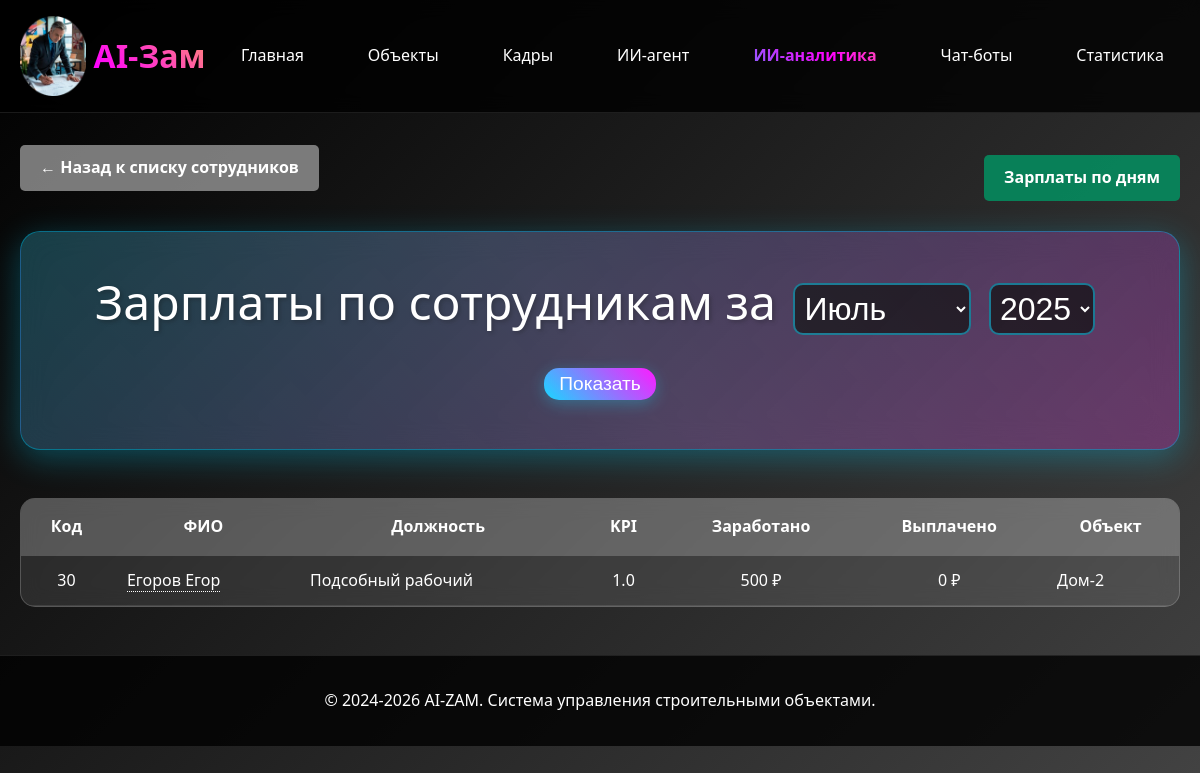
The page /sotrudniki/salaries/ on the database as committed earlier.
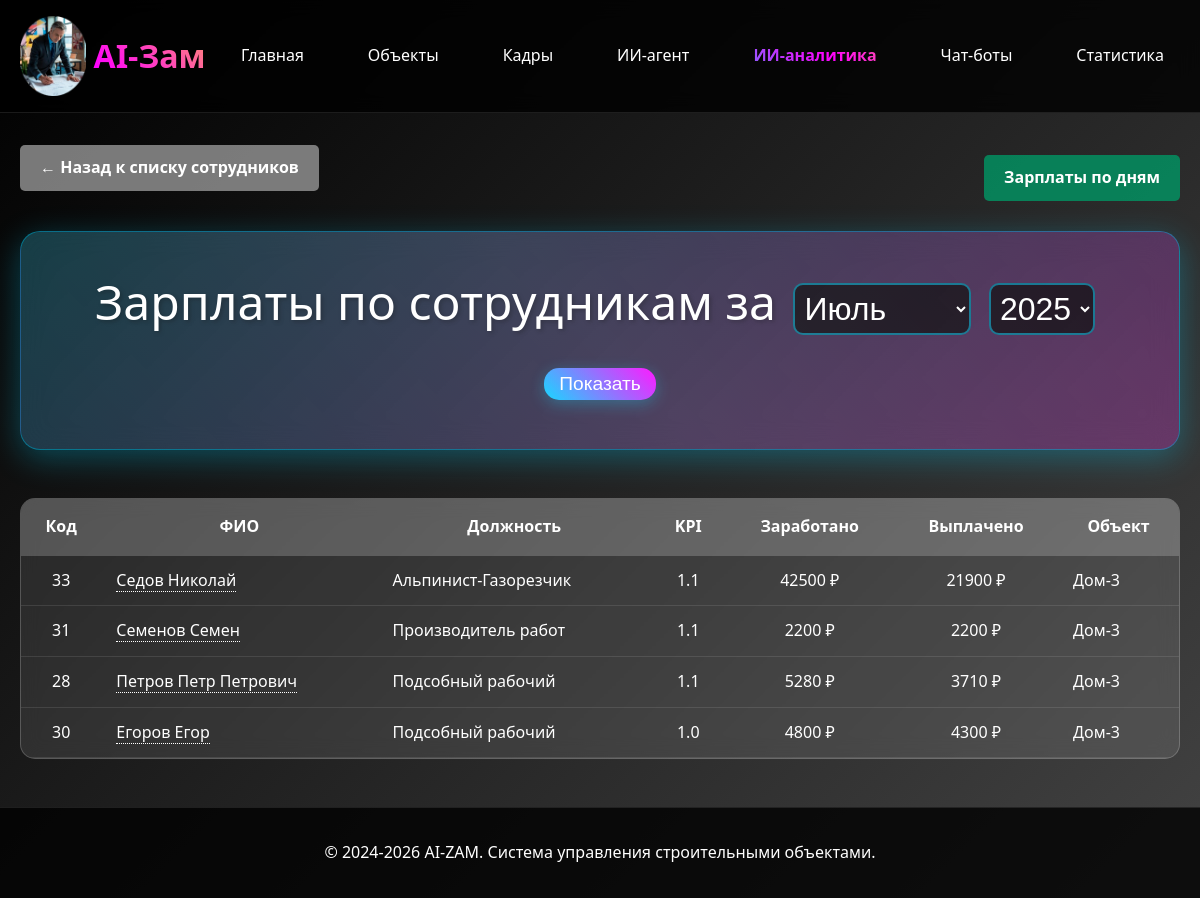
The same page on the database as committed later.
### sotrudniki/models.py (models this page shows, shortened)
class Sotrudnik(models.Model):
    POL_CHOICES = [
        ('мужской', 'Мужской'),
        ('женский', 'Женский'),
    ]
    organizaciya = models.ForeignKey(
        Organizaciya,
        on_delete=models.CASCADE,
        verbose_name="Организация",
        related_name="sotrudniki",
        null=True,
        blank=True
    )
    fio = models.CharField(max_length=300, verbose_name="ФИО")
    data_rozhdeniya = models.DateField(verbose_name="Дата рождения")
    pol = models.CharField(
        max_length=10,
        choices=POL_CHOICES,
        verbose_name="Пол",
        null=True,
        blank=True
    )
    razmer_odezhdy = models.CharField(
        max_length=10,
        default="50-52",
        verbose_name="Размер одежды"
    )
    razmer_obuvi = models.CharField(
        max_length=5,
        default="43",
        verbose_name="Размер обуви"
    )
    razmer_golovnogo_ubora = models.CharField(
        max_length=5,
        default="55",
        verbose_name="Размер головного убора"
    )
    specialnost = models.ForeignKey(
        Specialnost,
        on_delete=models.SET_NULL,
        null=True,
        blank=True,
        verbose_name="Специальность"
    )
    podrazdelenie = models.ForeignKey(
        Podrazdelenie,
        on_delete=models.SET_NULL,
        null=True,
        blank=True,
        verbose_name="Подразделение"
    )
    data_priema = models.DateField(verbose_name="Дата приема")
    data_nachala_raboty = models.DateField(verbose_name="Дата начала работы")
    objekty = models.ManyToManyField(
        'object.Objekt',
        verbose_name="Объекты",
        blank=True,
        help_text="Объекты, на которых работает сотрудник"
    )
    bazovoe_obuchenie = models.BooleanField(default=True, verbose_name="Базовое обучение")
    obuchenie_na_predpriyatii = models.BooleanField(default=True, verbose_name="Обучение на предприятии")
    med_osvidetelstvovanie = models.BooleanField(default=True, verbose_name="Мед.освидетельствование")
    dopusk_k_rabote = models.BooleanField(default=True, verbose_name="Допуск к работе")
    stazhirovka = models.BooleanField(default=True, verbose_name="Стажировка")
    siz = models.BooleanField(default=True, verbose_name="СИЗ")
    class Meta:
        verbose_name = "Сотрудник"
        verbose_name_plural = "Сотрудники"

class Specialnost(models.Model):
    nazvanie = models.CharField(max_length=200, verbose_name="Название специальности")
    kategoriya = models.CharField(max_length=200, verbose_name="Категория", null=True, blank=True)
    class Meta:
        verbose_name = "Специальность"
        verbose_name_plural = "Специальности"
    def __str__(self):
        return self.nazvanie

### object/models.py (models this page shows, shortened)
class Objekt(models.Model):
    STATUS_CHOICES = [
        ('планируется', 'Планируется'),
        ('в работе', 'В работе'),
        ('завершён', 'Завершён'),
    ]
    nazvanie = models.CharField(max_length=255, verbose_name="Название")
    organizaciya = models.ForeignKey(
        'sotrudniki.Organizaciya',
        on_delete=models.CASCADE,
        verbose_name="Организация",
        related_name="objekty",
        null=True,
        blank=True
    )
    otvetstvennyj = models.CharField(max_length=255, default="Иванов Иван Иванович", verbose_name="Ответственный")
    data_nachala = models.DateField(verbose_name="Дата начала")
    data_plan_zaversheniya = models.DateField(verbose_name="Дата план завершения")
    data_fakt_zaversheniya = models.DateField(null=True, blank=True, verbose_name="Дата факт завершения")
    status = models.CharField(max_length=20, choices=STATUS_CHOICES, default='планируется', verbose_name="Статус")
    is_active = models.BooleanField(default=True, verbose_name="Активный")
    sotrudniki = models.ManyToManyField(
        'sotrudniki.Sotrudnik',
        verbose_name="Сотрудники",
        blank=True,
        related_name="objekty_work",
        help_text="Сотрудники, работающие на данном объекте"
    )
    chat_id = models.CharField(max_length=255, null=True, blank=True, verbose_name="ID чата")
    class Meta:
        verbose_name = "Объект"
        verbose_name_plural = "Объекты"
        db_table = 'objekt'

### sotrudniki/views.py (the view)
# urls.py: path('salaries/', views.salaries_list, name='salaries_list'),
def salaries_list(request):
    from datetime import datetime
    from object.models import ResursyPoObjektu, Resurs
    current_date = datetime.now()
    year = request.GET.get('year', str(current_date.year))
    month = request.GET.get('month', str(current_date.month))
    sort_by = request.GET.get('sort', '')
    order = request.GET.get('order', 'desc')
    sotrudniki_with_salary = Sotrudnik.objects.filter(
        sotrudnikizarplaty__data__year=year,
        sotrudnikizarplaty__data__month=month
    ).select_related('specialnost').distinct()
    salaries_data = []
    for sotrudnik in sotrudniki_with_salary:
        zarplaty = SotrudnikiZarplaty.objects.filter(
            sotrudnik=sotrudnik,
            data__year=year,
            data__month=month
        ).select_related('objekt')
        zarabotano = 0
        vyplacheno = 0
        avg_kpi = 0
        objekty_list = []
        for zp in zarplaty:
            stavka = 0
            if sotrudnik.specialnost:
                resurs = Resurs.objects.filter(
                    naimenovanie__icontains=sotrudnik.specialnost.nazvanie,
                    edinica_izmereniya='час'
                ).first()
                if resurs:
                    resurs_po_objektu = ResursyPoObjektu.objects.filter(
                        objekt=zp.objekt,
                        resurs=resurs
                    ).first()
                    if resurs_po_objektu:
                        stavka = float(resurs_po_objektu.cena)
            summa = float(zp.kolichestvo_chasov) * float(zp.kpi) * stavka
            zarabotano += summa
            avg_kpi += float(zp.kpi)
            if zp.objekt.nazvanie not in objekty_list:
                objekty_list.append(zp.objekt.nazvanie)
            if zp.vydano:
                vyplacheno += summa
        avg_kpi = avg_kpi / len(zarplaty) if zarplaty else 0
        salaries_data.append({
            'sotrudnik': sotrudnik,
            'zarabotano': int(zarabotano),
            'vyplacheno': int(vyplacheno),
            'avg_kpi': round(avg_kpi, 1),
            'objekty': ', '.join(objekty_list)
        })
    if sort_by == 'zarabotano':
        salaries_data.sort(key=lambda x: x['zarabotano'], reverse=(order == 'desc'))
    elif sort_by == 'vyplacheno':
        salaries_data.sort(key=lambda x: x['vyplacheno'], reverse=(order == 'desc'))
    month_names_ru = {
        1: 'Январь', 2: 'Февраль', 3: 'Март', 4: 'Апрель',
        5: 'Май', 6: 'Июнь', 7: 'Июль', 8: 'Август',
        9: 'Сентябрь', 10: 'Октябрь', 11: 'Ноябрь', 12: 'Декабрь'
    }
    month_int = int(month)
    month_name_ru = month_names_ru.get(month_int, '')
    context = {
        'salaries_data': salaries_data,
        'year': year,
        'month': month,
        'month_name': f"{month_name_ru} {year}"
    }
    return render(request, 'sotrudniki/salaries_list.html', context)

### sotrudniki/templates/sotrudniki/salaries_list.html (shortened to what this page needs)
{% extends 'base/base.html' %}
{% block content %}
<div style="margin-bottom: 20px; display: flex; justify-content: space-between; align-items: center;">
    <a href="/sotrudniki/?podrazdelenie=3" class="back-btn">← Назад к списку сотрудников</a>
    <a href="{% url 'sotrudniki:daily_salaries' %}" style="background: rgba(0, 150, 100, 0.8); color: white; padding: 10px 20px; text-decoration: none; border-radius: 5px; font-weight: bold;">Зарплаты по дням</a>
</div>
<div class="page-title">
    <form method="get" style="display: inline-block;">
        Зарплаты по сотрудникам за
        <select name="month" style="padding: 5px; margin: 0 5px; background: rgba(0, 0, 0, 0.5); color: white; border: 1px solid rgba(255, 255, 255, 0.3); font-size: 2rem;">
            <option value="7" {% if month == '7' %}selected{% endif %}>Июль</option>
        </select>
        <select name="year" style="padding: 5px; margin-right: 10px; background: rgba(0, 0, 0, 0.5); color: white; border: 1px solid rgba(255, 255, 255, 0.3); font-size: 2rem;">
            <option value="2025" {% if year == '2025' %}selected{% endif %}>2025</option>
        </select>
        <button type="submit" style="padding: 5px 15px; background: rgba(0, 150, 200, 0.8); color: white; border: none; border-radius: 3px; vertical-align: middle; font-size: 1.2rem;">Показать</button>
    </form>
</div>
<div class="salaries-table">
    <table>
        <thead>
            <tr>
                <th>Код</th>
                <th>ФИО</th>
                <th>Должность</th>
                <th>KPI</th>
                <th><a href="?sort=zarabotano&order={% if request.GET.sort == 'zarabotano' and request.GET.order == 'desc' %}asc{% else %}desc{% endif %}" style="color: white; text-decoration: none;">Заработано </a></th>
                <th><a href="?sort=vyplacheno&order={% if request.GET.sort == 'vyplacheno' and request.GET.order == 'desc' %}asc{% else %}desc{% endif %}" style="color: white; text-decoration: none;">Выплачено </a></th>
                <th>Объект</th>
            </tr>
        </thead>
        <tbody>
            {% for data in salaries_data %}
            <tr>
                <td>{{ data.sotrudnik.id }}</td>
                <td style="text-align: left;"><a href="/sotrudniki/salary/{{ data.sotrudnik.id }}/" style="color: white; text-decoration: none; border-bottom: 1px dotted white;">{{ data.sotrudnik.fio }}</a></td>
                <td style="text-align: left;">{{ data.sotrudnik.specialnost|default:"-" }}</td>
                <td>{{ data.avg_kpi }}</td>
                <td>{{ data.zarabotano }} ₽</td>
                <td>{{ data.vyplacheno }} ₽</td>
                <td style="text-align: left;">{{ data.objekty|default:"-" }}</td>
            </tr>
            {% empty %}
            <tr>
                <td colspan="7" style="text-align: center; color: rgba(255, 255, 255, 0.7);">Нет данных о зарплатах</td>
            </tr>
            {% endfor %}
        </tbody>
    </table>
</div>
{% endblock %}

Rows that differ between the two databases and show on the page:
now on this page (row unchanged): Sotrudnik: sotrudnik.id "33", sotrudnik.fio "Седов Николай", sotrudnik.specialnost "Альпинист-Газорезчик", avg_kpi "1.1", zarabotano "42500", vyplacheno "21900", objekty "Дом-3"
now on this page (row edited): Sotrudnik: sotrudnik.id "31", sotrudnik.fio "Семенов Семен", sotrudnik.specialnost "Производитель работ", avg_kpi "1.1", zarabotano "2200", vyplacheno "2200", objekty "Дом-3"
now on this page (row unchanged): Sotrudnik: sotrudnik.id "28", sotrudnik.fio "Петров Петр Петрович", sotrudnik.specialnost "Подсобный рабочий", avg_kpi "1.1", zarabotano "5280", vyplacheno "3710", objekty "Дом-3"
changed Sotrudnik "Егоров Егор": zarabotano "500" → "4800"; vyplacheno "0" → "4300"; objekty "Дом-2" → "Дом-3"
